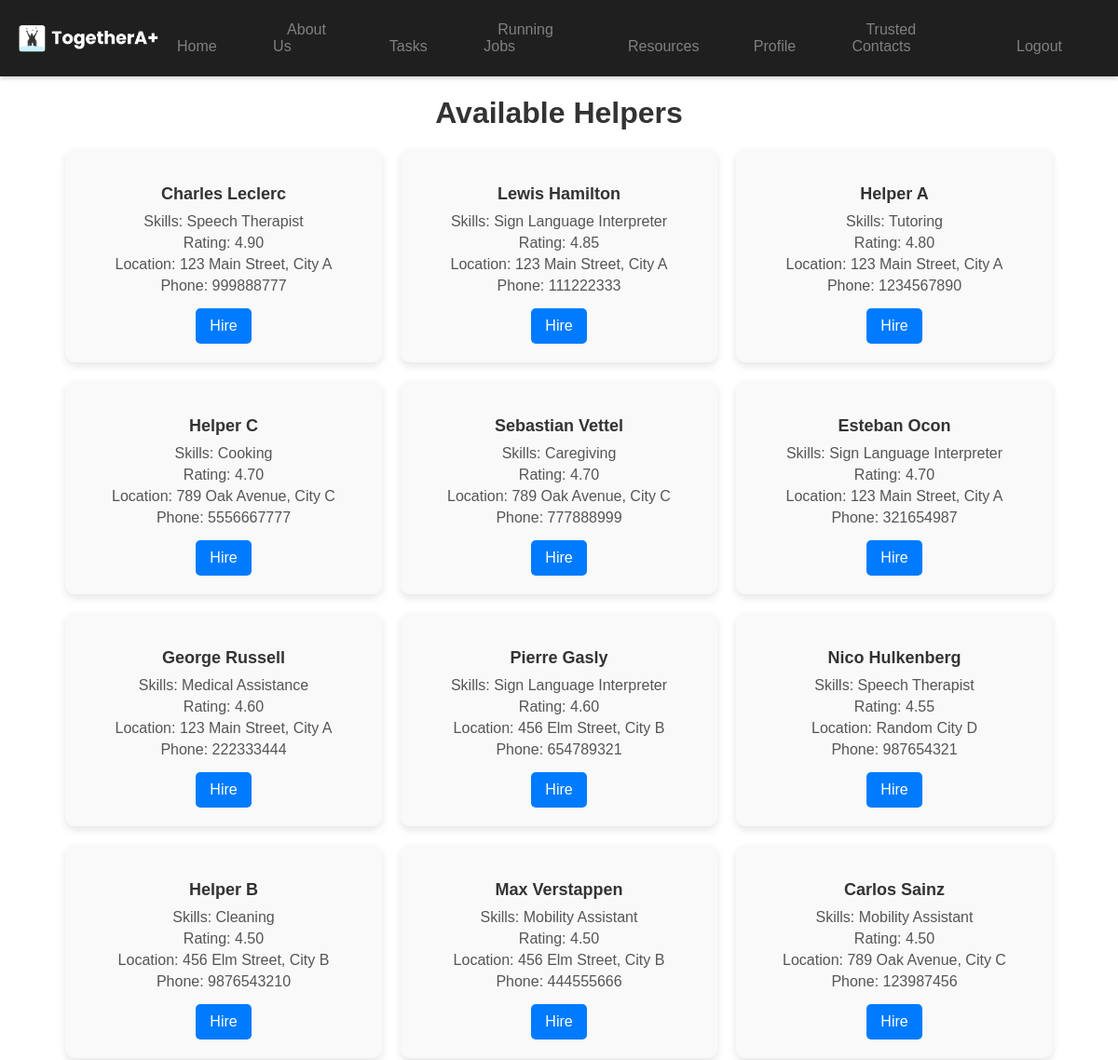
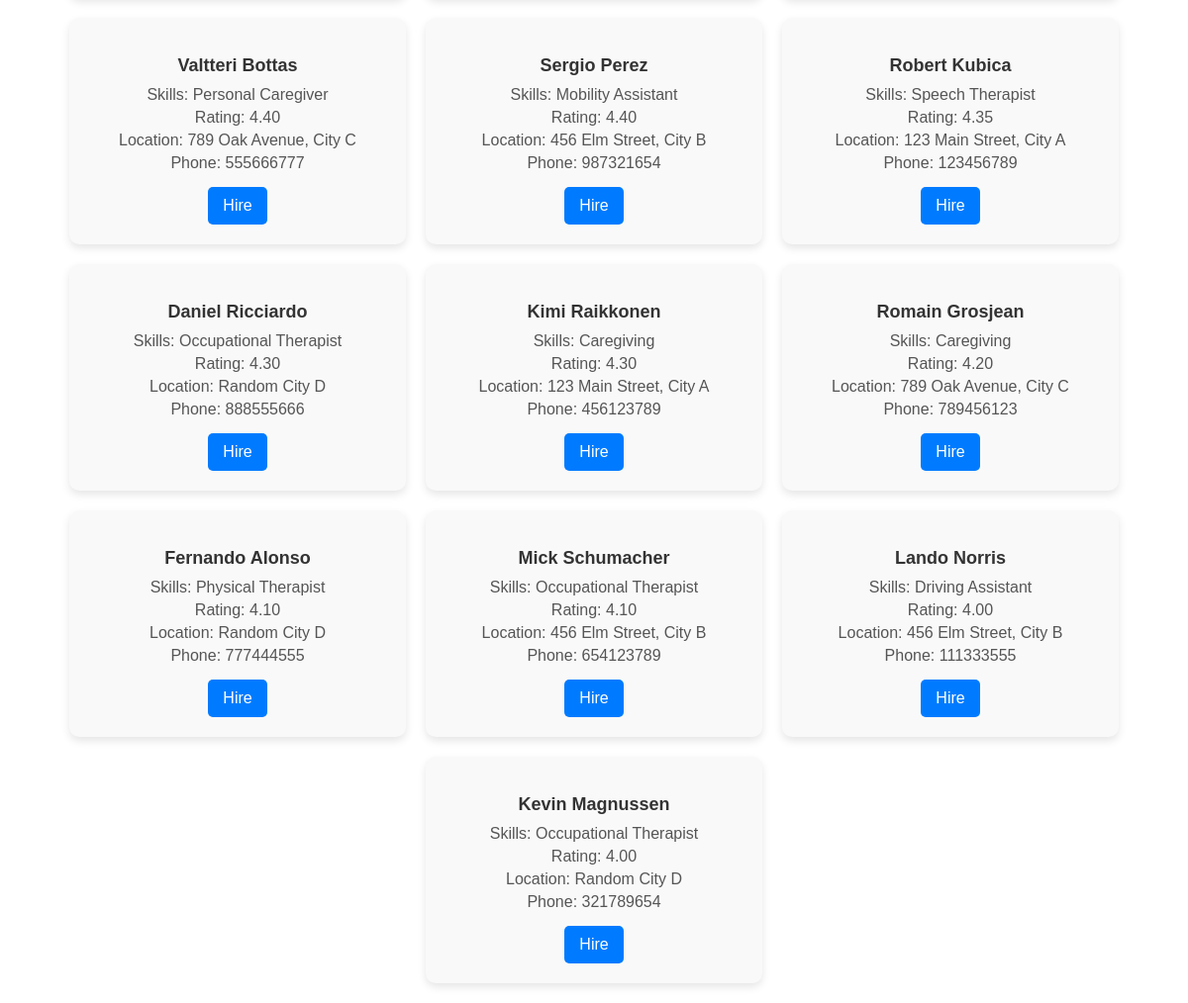
The page /available_helpers.php on the database its author committed (2 pictures, top to bottom).
### tables this page shows
CREATE TABLE `helpers` (
  `helper_id` int(11) NOT NULL,
  `name` varchar(255) NOT NULL,
  `email` varchar(255) NOT NULL,
  `password_hash` varchar(255) NOT NULL,
  `phone_number` varchar(15) DEFAULT NULL,
  `address` text DEFAULT NULL,
  `skills` text DEFAULT NULL,
  `rating` decimal(3,2) DEFAULT 0.00,
  `profile_photo` text DEFAULT NULL,
  `created_at` timestamp NOT NULL DEFAULT current_timestamp(),
  `updated_at` timestamp NOT NULL DEFAULT current_timestamp() ON UPDATE current_timestamp(),
  `verification_status` enum('pending','verified','rejected') DEFAULT 'pending',
  `verified_by` int(11) DEFAULT NULL,
  `status` enum('active','suspended','deactivated') DEFAULT 'active'
);

### available_helpers.php (the view, shortened to what this page needs)
<?php
include 'dbconnect.php';
$sql = "
    SELECT
        h.helper_id,
        h.name,
        h.skills,
        h.rating,
        h.address,
        h.phone_number,
        CASE
            WHEN
                (SELECT COUNT(*) FROM hiring_records hr2 WHERE hr2.helper_id = h.helper_id AND hr2.status = 'in_progress') = 0
            THEN 'Available'
            ELSE 'Unavailable'
        END AS availability
    FROM
        helpers h
    WHERE h.status = 'active'
    HAVING availability = 'Available'
    ORDER BY h.rating DESC;
";
$result = $conn->query($sql);
$helpers = $result ? $result->fetch_all(MYSQLI_ASSOC) : [];
?>
<!DOCTYPE html>
<html lang="en">
<head>
    <link rel="stylesheet" href="styles.css">
</head>
<body>
    <?php include 'header_user.php'; ?>
    <main>
        <h1 style="text-align: center; margin-bottom: 20px;">Available Helpers</h1>
        <div class="helper-list">
            <?php if (!empty($helpers)): ?>
                <?php foreach ($helpers as $helper): ?>
                    <div class="helper-card">
                        <h3><?php echo htmlspecialchars($helper['name']); ?></h3>
                        <p>Skills: <?php echo htmlspecialchars($helper['skills']); ?></p>
                        <p>Rating: <?php echo number_format($helper['rating'], 2); ?></p>
                        <p>Location: <?php echo htmlspecialchars($helper['address']); ?></p>
                        <p>Phone: <?php echo htmlspecialchars($helper['phone_number']); ?></p>
                        <a href="hire_helper.php?helper_id=<?php echo $helper['helper_id']; ?>" class="hire-button">Hire</a>
                    </div>
                <?php endforeach; ?>
            <?php else: ?>
                <p>No available helpers found.</p>
            <?php endif; ?>
        </div>
    </main>
</body>
</html>

### styles.css (style rules this page uses)
body { font-family: Arial, sans-serif; margin: 0; padding: 0; background-color: #121212; color: white; }

### home.css (style rules this page uses)
body { font-family: Arial, sans-serif; margin: 0; padding: 0; background-color: #ffffff; color: #333; }

### available_helpers.php (style rules this page uses)
.helper-list { display: flex; flex-wrap: wrap; gap: 20px; justify-content: center; margin: 20px; }
.helper-card { flex: 1 1 calc(33% - 40px); background-color: #f9f9f9; padding: 20px; border-radius: 10px; box-shadow: 0 4px 8px rgba(0, 0, 0, 0.1); text-align: center; max-width: 300px; }
.helper-card h3 { font-size: 18px; margin-bottom: 10px; color: #333; }
.helper-card p { margin: 5px 0; color: #555; }
.hire-button { display: inline-block; margin-top: 10px; padding: 10px 15px; background-color: #007bff; color: white; text-decoration: none; border-radius: 5px; }

### rows shown on the page
helpers: name "Charles Leclerc", skills "Speech Therapist", rating "4.90", address "123 Main Street, City A", phone_number "999888777"
helpers: name "Lewis Hamilton", skills "Sign Language Interpreter", rating "4.85", address "123 Main Street, City A", phone_number "111222333"
helpers: name "Helper A", skills "Tutoring", rating "4.80", address "123 Main Street, City A", phone_number "1234567890"
helpers: name "Helper C", skills "Cooking", rating "4.70", address "789 Oak Avenue, City C", phone_number "5556667777"
helpers: name "Sebastian Vettel", skills "Caregiving", rating "4.70", address "789 Oak Avenue, City C", phone_number "777888999"
helpers: name "Esteban Ocon", skills "Sign Language Interpreter", rating "4.70", address "123 Main Street, City A", phone_number "321654987"
helpers: name "George Russell", skills "Medical Assistance", rating "4.60", address "123 Main Street, City A", phone_number "222333444"
helpers: name "Pierre Gasly", skills "Sign Language Interpreter", rating "4.60", address "456 Elm Street, City B", phone_number "654789321"
helpers: name "Nico Hulkenberg", skills "Speech Therapist", rating "4.55", address "Random City D", phone_number "987654321"
helpers: name "Helper B", skills "Cleaning", rating "4.50", address "456 Elm Street, City B", phone_number "9876543210"
helpers: name "Max Verstappen", skills "Mobility Assistant", rating "4.50", address "456 Elm Street, City B", phone_number "444555666"
helpers: name "Carlos Sainz", skills "Mobility Assistant", rating "4.50", address "789 Oak Avenue, City C", phone_number "123987456"
helpers: name "Valtteri Bottas", skills "Personal Caregiver", rating "4.40", address "789 Oak Avenue, City C", phone_number "555666777"
helpers: name "Sergio Perez", skills "Mobility Assistant", rating "4.40", address "456 Elm Street, City B", phone_number "987321654"
helpers: name "Robert Kubica", skills "Speech Therapist", rating "4.35", address "123 Main Street, City A", phone_number "123456789"
helpers: name "Daniel Ricciardo", skills "Occupational Therapist", rating "4.30", address "Random City D", phone_number "888555666"
helpers: name "Kimi Raikkonen", skills "Caregiving", rating "4.30", address "123 Main Street, City A", phone_number "456123789"
helpers: name "Romain Grosjean", skills "Caregiving", rating "4.20", address "789 Oak Avenue, City C", phone_number "789456123"
helpers: name "Fernando Alonso", skills "Physical Therapist", rating "4.10", address "Random City D", phone_number "777444555"
helpers: name "Mick Schumacher", skills "Occupational Therapist", rating "4.10", address "456 Elm Street, City B", phone_number "654123789"
helpers: name "Lando Norris", skills "Driving Assistant", rating "4.00", address "456 Elm Street, City B", phone_number "111333555"
helpers: name "Kevin Magnussen", skills "Occupational Therapist", rating "4.00", address "Random City D", phone_number "321789654"
